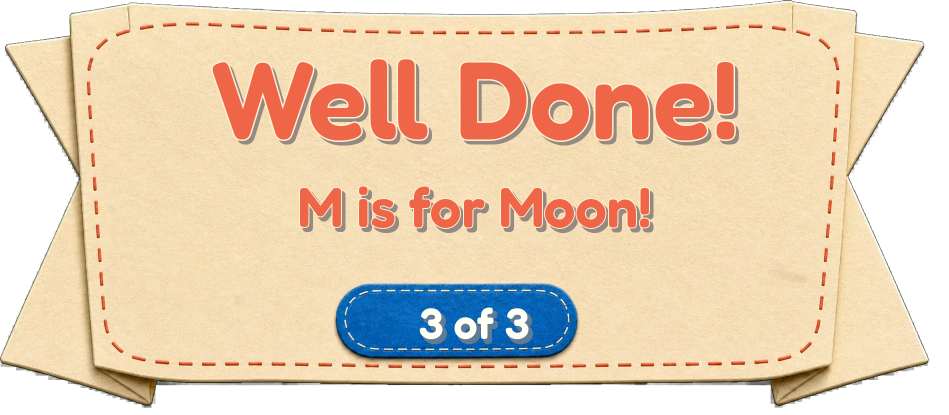
#> input picture games/letter-treasure-hunt/assets/ui-raster/completion-m.webp, 1898 x 829 px, given in place of prompt-base.webp, which was not available (shown at 1/2 size)
$ python render_dialog_assets.py
#> lines starting #> are read from the running program, lines starting #| are printed output that depends on the picture; pictures that were not available may be replaced by others from this repository, and a replacement may not be noted
from pathlib import Path

from PIL import Image, ImageDraw, ImageFont

root = Path(__file__).parents[1]
ui = root / 'assets/ui-raster'
ui.joinpath('dialogs').mkdir(exist_ok=True)
font = root.parents[1] / 'shared/fonts/fredoka-latin-600-normal.woff2'


def render(name, base, lines, sizes, ys, colors):
#> called with name = 'dialogs/pause-b.webp', base = 'prompt-base.webp'
    image = Image.open(ui / base).convert('RGBA')
#> image is the input picture: PIL image 1898x829 RGBA; mean R, G, B, A 182.8, 160.6, 134.1, 204
    draw = ImageDraw.Draw(image)
    for text, y, size, color in zip(lines, ys, sizes, colors):
        face = ImageFont.truetype(font, size)
        box = draw.textbbox((0, 0), text, font=face)
        x = (image.width - (box[2] - box[0])) // 2
        draw.text((x + 4, y + 5), text, font=face, fill=(85, 52, 25, 72))
        draw.text((x, y), text, font=face, fill=color)
#> this loop made 1 pass
#> (box, x) on pass 1: ((0, 13, 927, 84), 485)
    image.save(ui / name, 'WEBP', lossless=True)
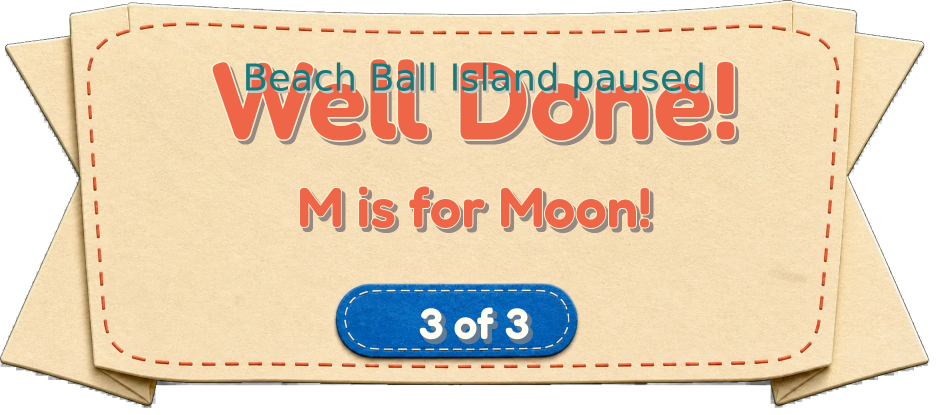
#> saved as pause-b.webp: PIL image 1898x829 RGBA (shown at 1/2 size); mean R, G, B, A 179.9, 159.5, 133.4, 203; transparent parts drawn white


render('dialogs/pause-b.webp', 'prompt-base.webp',
       ['Beach Ball Island paused'], [74], [112], [(22, 123, 122, 255)])
render('dialogs/grownup.webp', 'prompt-base.webp',
       ['Grown-up area', '26 letter islands are ready to explore.', 'Choose a letter, then tap PLAY.'],
       [76, 47, 47], [70, 190, 260],
       [(22, 123, 122, 255), (90, 53, 31, 255), (90, 53, 31, 255)])
#> call 2 of render, with name = 'dialogs/grownup.webp', base = 'prompt-base.webp'
#> the loop in render (call 2), `for text, y, size, color in zip(lines, ys, sizes, colors):` made 3 passes
#> (box, x) on passes 1 to 3: ((0, 15, 563, 87), 667), ((0, 8, 887, 54), 505), ((0, 8, 721, 54), 588)
#> in render (call 2), `image.save(ui / name, 'WEBP', lossless=True)`:
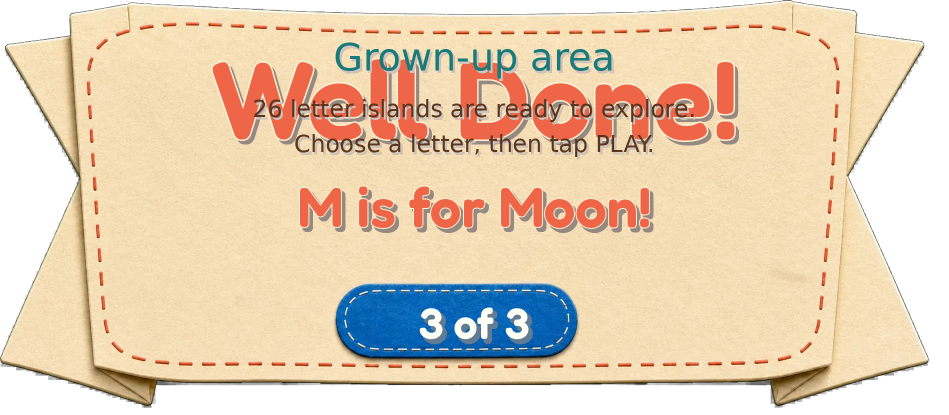
#> saved as grownup.webp: PIL image 1898x829 RGBA (shown at 1/2 size); mean R, G, B, A 178.8, 157.8, 131.7, 202.2; transparent parts drawn white
render('dialogs/orientation.webp', 'prompt-base.webp',
       ['Turn your tablet sideways', 'The treasure map is ready in landscape.'],
       [70, 48], [80, 215],
       [(22, 123, 122, 255), (90, 53, 31, 255)])
#> call 3 of render, with name = 'dialogs/orientation.webp', base = 'prompt-base.webp'
#> the loop in render (call 3), `for text, y, size, color in zip(lines, ys, sizes, colors):` made 2 passes
#> (box, x) on passes 1 to 2: ((-1, 12, 899, 80), 499), ((-1, 9, 966, 55), 465)
#> in render (call 3), `image.save(ui / name, 'WEBP', lossless=True)`:
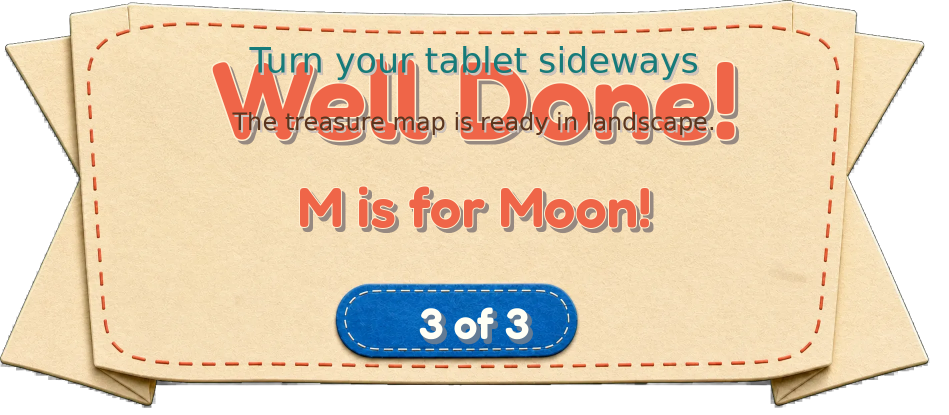
#> saved as orientation.webp: PIL image 1898x829 RGBA (shown at 1/2 size); mean R, G, B, A 178.8, 158.2, 132.2, 202.3; transparent parts drawn white
render('controls/ok.webp', 'control-base.webp', ['OK'], [138], [445], [(22, 123, 122, 255)])
#> call 4 of render, with name = 'controls/ok.webp', base = 'control-base.webp'
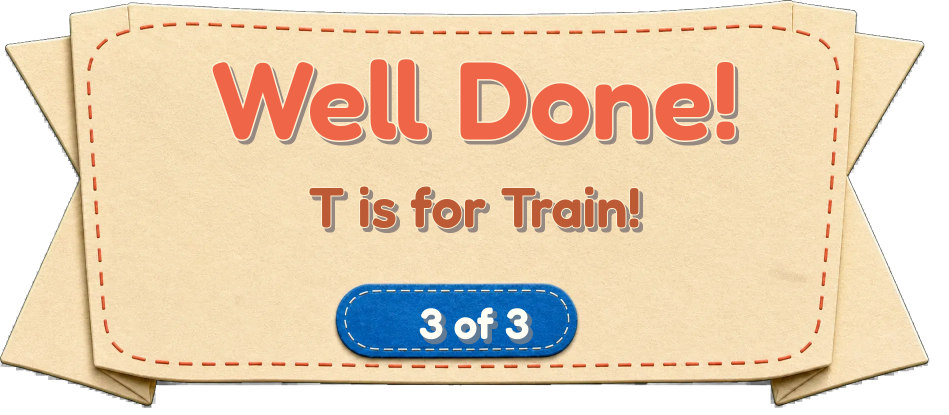
#> input picture games/letter-treasure-hunt/assets/ui-raster/completion-t.webp, 1898 x 829 px, given in place of control-base.webp, which was not available (shown at 1/2 size)
#> in render, image is the input picture: PIL image 1898x829 RGBA; mean R, G, B, A 182.2, 160.7, 134.1, 204
#> the loop in render (call 4), `for text, y, size, color in zip(lines, ys, sizes, colors):` made 1 pass
#> (box, x) on pass 1: ((0, 26, 203, 131), 847)
#> in render (call 4), `image.save(ui / name, 'WEBP', lossless=True)`:
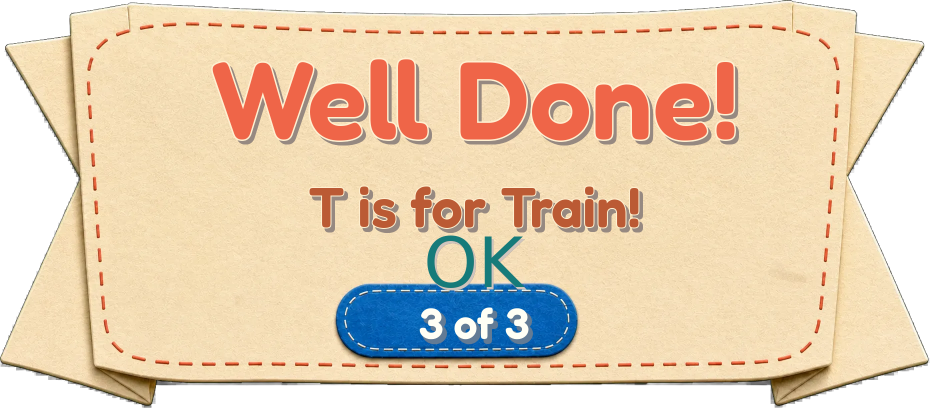
#> saved as ok.webp: PIL image 1898x829 RGBA (shown at 1/2 size); mean R, G, B, A 181.1, 160.1, 133.6, 203.7; transparent parts drawn white
